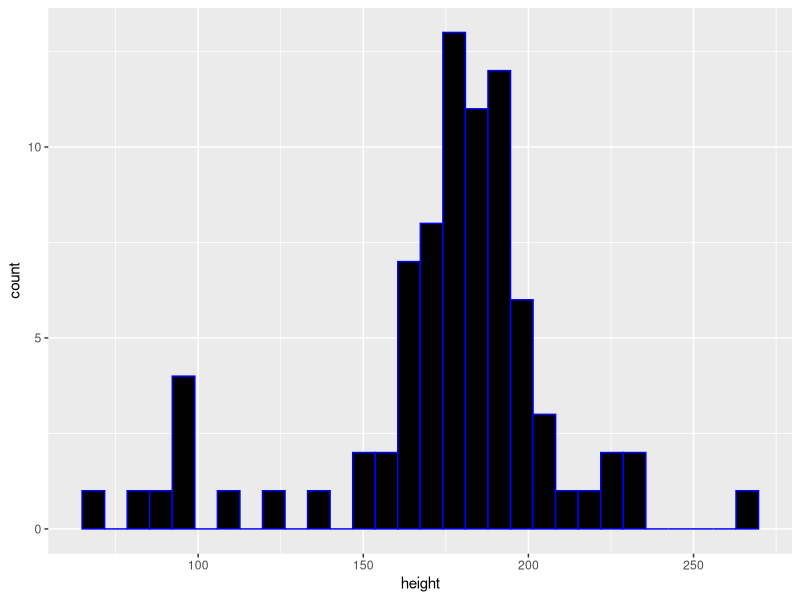
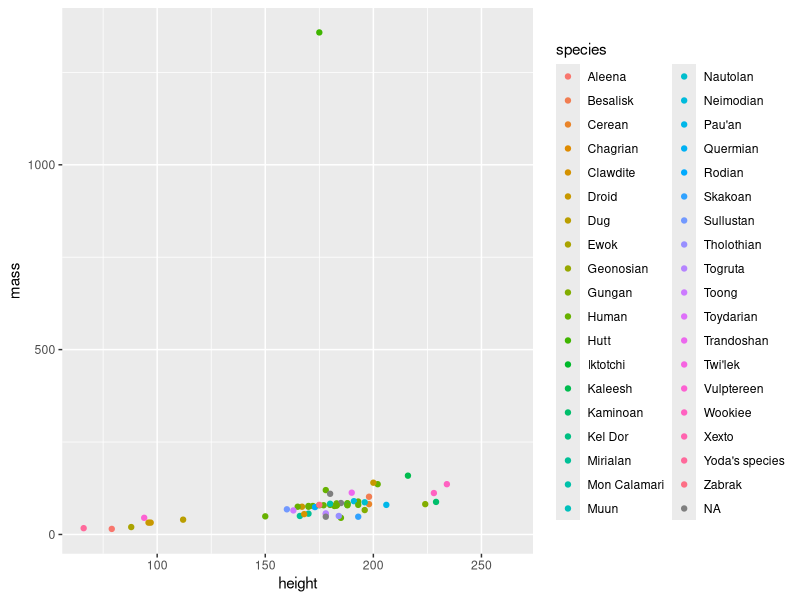

The R script that drew these images, in order:
## ---- chunk 1
library(tidyverse)
## ---- chunk 2

head(starwars)

dim(starwars)

tail(starwars)

#making a histogram of character heights, only needs one variable, counts of observation are presented as the bar height

ggplot(data= starwars, aes(x=height))+
  geom_histogram(color = "blue", fill= "black")
#  pretty long lower tail, could be negatively skewed


#making a scatter plot of height vs. weight
ggplot(data= starwars, aes(x=height, y= mass))+
  geom_point(aes(color=species))
## ---- chunk 3
mean_height <- mean(starwars$height, na.rm= TRUE)

mean_height

#na.rm can be set to true or false whether the na values should be removed before finding the mean value, setting na.rm removes it, so you set it to true.  
## ---- chunk 4
# find and store the standard deviation of character heights

sd_height <- sd(starwars$height, na.rm=TRUE)
sd_height
